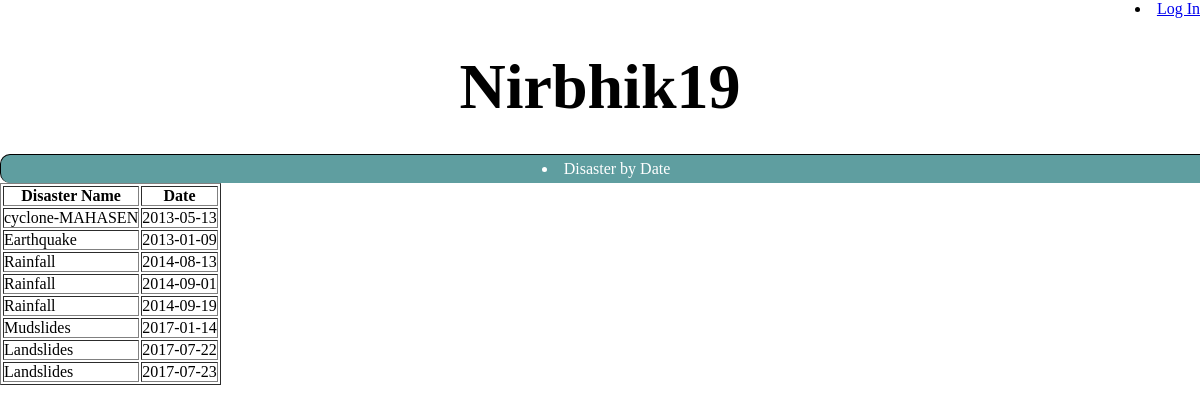
Screenshot of /copy/codes/Crisis/DbyD.php with the database file from the repository.
### tables this page shows
CREATE TABLE `disaster` (
  `DISASTERID` int(11) NOT NULL,
  `CATEGORY` varchar(50) DEFAULT NULL,
  `DISASTER_DATE` date DEFAULT NULL,
  `companyid` int(11) DEFAULT NULL,
  `KILLED_PEOPLE` int(11) DEFAULT NULL,
  `AFFECTED_PEOPLE` int(11) DEFAULT NULL
);

### copy/codes/Crisis/DbyD.php (the view, shortened to what this page needs)
<li class='active' style='float:right;'>
 <?php
  if(isset($_SESSION['logged'])) {
      echo $_SESSION['username'];
	  $_SESSION['logged'] = false;
      echo '<a href="login.php"><span>Log Out</span></a></li>';
   }
  else echo '<a href="login.php"><span>Log In</span></a></li>';
?>
<!DOCTYPE html>
<html>
<head>
	<link rel="stylesheet" type="text/css" href="style.css">
</head>
<body>
<div class="title">
	<center><h1>Nirbhik19</h1></center>
</div>
<div class="taskmenu">
	<li><a>Disaster by Date</a></li>
</div>
</body>
</html>
<?php
$servername = "localhost";
$username = "root";
$password = "";
$dbname = "Nirbhik19";
$conn = mysqli_connect($servername, $username, $password, $dbname);
$sql = "SELECT CATEGORY,DISASTER_DATE FROM `disaster` WHERE 1";
$result = mysqli_query($conn, $sql);
echo "<table border='1'>
<tr>
<th>Disaster Name</th>
<th>Date</th>
</tr>";
if (mysqli_num_rows($result) > 0) {
    while($row = mysqli_fetch_assoc($result)) {
        echo "<tr>";
echo "<td>" . $row['CATEGORY'] . "</td>";
echo "<td>" . $row['DISASTER_DATE'] . "</td>";
echo "</tr>";
}
echo "</table>";
} else {
    echo "0 results";
}
?>

### copy/codes/Crisis/style.css (style rules this page uses)
* { margin: 0px; padding: 0px; }
body { //background: url(background.jpg); background-size: 100%; }
.title { padding-top: 50px; width: 100%; font-size: 200%; color: black; border: 1 px solid; }
.taskmenu { width: 100%; margin: 30px auto 0px; color: white; background: #5F9EA0; text-align: center; border: 1px solid black; border-bottom: none; border-radius: 10px 10px 10px 10px; padding: 5px; }

### rows the page displays
disaster: CATEGORY "cyclone-MAHASEN", DISASTER_DATE "2013-05-13"
disaster: CATEGORY "Earthquake", DISASTER_DATE "2013-01-09"
disaster: CATEGORY "Rainfall", DISASTER_DATE "2014-08-13"
disaster: CATEGORY "Rainfall", DISASTER_DATE "2014-09-01"
disaster: CATEGORY "Rainfall", DISASTER_DATE "2014-09-19"
disaster: CATEGORY "Mudslides", DISASTER_DATE "2017-01-14"
disaster: CATEGORY "Landslides", DISASTER_DATE "2017-07-22"
disaster: CATEGORY "Landslides", DISASTER_DATE "2017-07-23"
